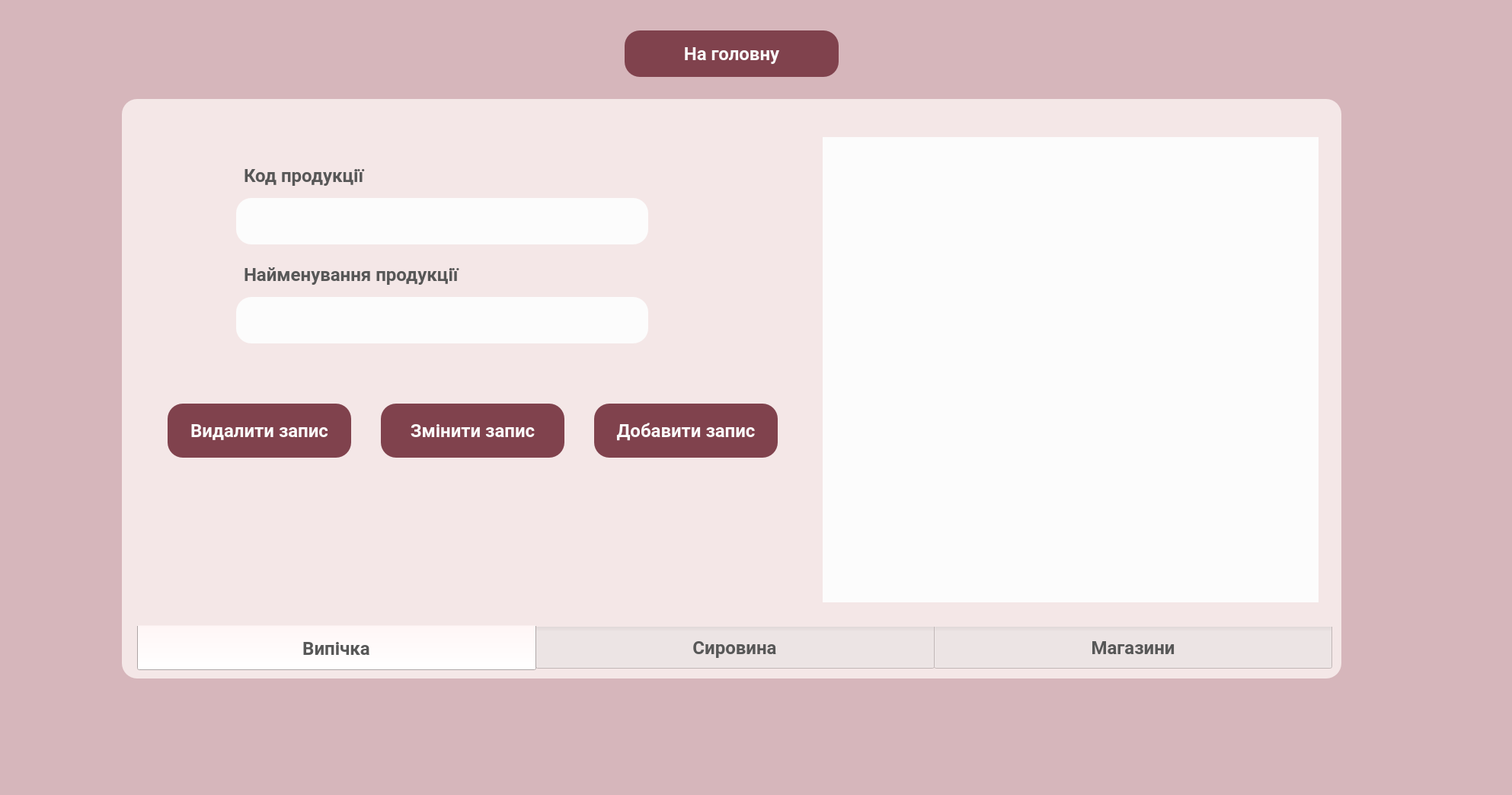
<?xml version="1.0" encoding="UTF-8"?>
<ui version="4.0">
 <class>EditData</class>
 <widget class="QWidget" name="EditData">
  <property name="geometry">
   <rect>
    <x>0</x>
    <y>0</y>
    <width>1985</width>
    <height>1044</height>
   </rect>
  </property>
  <property name="windowTitle">
   <string>Form</string>
  </property>
  <property name="styleSheet">
   <string notr="true">*{
	background-color: rgb(214, 182, 187);
	font-family: Roboto;
	font-size: 24px;
	font-weight: bold;
}

QFrame{
	background-color: rgb(244, 231, 231);
	border-radius: 20px;
}

QTableView{
	font-family: Roboto;
	font-size: 20px;
	font-weight: medium;
	border-radius:0px;
}
</string>
  </property>
  <widget class="QFrame" name="frame">
   <property name="geometry">
    <rect>
     <x>160</x>
     <y>130</y>
     <width>1601</width>
     <height>761</height>
    </rect>
   </property>
   <property name="frameShape">
    <enum>QFrame::StyledPanel</enum>
   </property>
   <property name="frameShadow">
    <enum>QFrame::Raised</enum>
   </property>
   <widget class="QTabWidget" name="tabWidget">
    <property name="geometry">
     <rect>
      <x>20</x>
      <y>10</y>
      <width>1571</width>
      <height>741</height>
     </rect>
    </property>
    <property name="styleSheet">
     <string notr="true">*{
	background-color: rgb(244, 231, 231);
	border-color: rgb(244, 231, 231);
}

QWidget::tab{
	height: 60px;
	width: 523px;
	color: #575757;
}</string>
    </property>
    <property name="tabPosition">
     <enum>QTabWidget::South</enum>
    </property>
    <property name="currentIndex">
     <number>0</number>
    </property>
    <widget class="QWidget" name="tab">
     <attribute name="title">
      <string>Випічка</string>
     </attribute>
     <widget class="QPushButton" name="pushButton_AddCake">
      <property name="geometry">
       <rect>
        <x>600</x>
        <y>390</y>
        <width>241</width>
        <height>71</height>
       </rect>
      </property>
      <property name="styleSheet">
       <string notr="true">QPushButton{
	background-color: rgb(128, 66, 77);
	color: #FBFBFB;
	border-radius: 20px;
}</string>
      </property>
      <property name="text">
       <string>Добавити запис</string>
      </property>
     </widget>
     <widget class="QPushButton" name="del_cake">
      <property name="geometry">
       <rect>
        <x>40</x>
        <y>390</y>
        <width>241</width>
        <height>71</height>
       </rect>
      </property>
      <property name="styleSheet">
       <string notr="true">QPushButton{
	background-color: rgb(128, 66, 77);
	color: #FBFBFB;
	border-radius: 20px;
}</string>
      </property>
      <property name="text">
       <string>Видалити запис</string>
      </property>
     </widget>
     <widget class="QTableView" name="table_cakes">
      <property name="geometry">
       <rect>
        <x>900</x>
        <y>40</y>
        <width>651</width>
        <height>611</height>
       </rect>
      </property>
      <property name="styleSheet">
       <string notr="true">background-color: #FCFCFC;</string>
      </property>
     </widget>
     <widget class="QLineEdit" name="lineEditCake">
      <property name="geometry">
       <rect>
        <x>130</x>
        <y>250</y>
        <width>541</width>
        <height>61</height>
       </rect>
      </property>
      <property name="styleSheet">
       <string notr="true">background-color: #FCFCFC;
border-radius: 20px;
border-color: #FCFCFC;</string>
      </property>
     </widget>
     <widget class="QPushButton" name="update_data_cake">
      <property name="geometry">
       <rect>
        <x>320</x>
        <y>390</y>
        <width>241</width>
        <height>71</height>
       </rect>
      </property>
      <property name="styleSheet">
       <string notr="true">QPushButton{
	background-color: rgb(128, 66, 77);
	color: #FBFBFB;
	border-radius: 20px;
}</string>
      </property>
      <property name="text">
       <string>Змінити запис</string>
      </property>
     </widget>
     <widget class="QLineEdit" name="lineEdit_IdCake">
      <property name="geometry">
       <rect>
        <x>130</x>
        <y>120</y>
        <width>541</width>
        <height>61</height>
       </rect>
      </property>
      <property name="styleSheet">
       <string notr="true">background-color: #FCFCFC;
border-radius: 20px;
border-color: #FCFCFC;</string>
      </property>
     </widget>
     <widget class="QLabel" name="label">
      <property name="geometry">
       <rect>
        <x>140</x>
        <y>70</y>
        <width>261</width>
        <height>41</height>
       </rect>
      </property>
      <property name="styleSheet">
       <string notr="true">color: #575757;</string>
      </property>
      <property name="text">
       <string>Код продукції</string>
      </property>
     </widget>
     <widget class="QLabel" name="label_2">
      <property name="geometry">
       <rect>
        <x>140</x>
        <y>200</y>
        <width>371</width>
        <height>41</height>
       </rect>
      </property>
      <property name="styleSheet">
       <string notr="true">color: #575757;</string>
      </property>
      <property name="text">
       <string>Найменування продукції</string>
      </property>
     </widget>
    </widget>
    <widget class="QWidget" name="tab_2">
     <attribute name="title">
      <string>Сировина</string>
     </attribute>
     <widget class="QTableView" name="table_raw">
      <property name="geometry">
       <rect>
        <x>900</x>
        <y>40</y>
        <width>651</width>
        <height>611</height>
       </rect>
      </property>
      <property name="styleSheet">
       <string notr="true">background-color: #FCFCFC;</string>
      </property>
     </widget>
     <widget class="QPushButton" name="add_raw">
      <property name="geometry">
       <rect>
        <x>600</x>
        <y>390</y>
        <width>241</width>
        <height>71</height>
       </rect>
      </property>
      <property name="styleSheet">
       <string notr="true">QPushButton{
	background-color: rgb(128, 66, 77);
	color: #FBFBFB;
	border-radius: 20px;
}</string>
      </property>
      <property name="text">
       <string>Добавити запис</string>
      </property>
     </widget>
     <widget class="QPushButton" name="del_raw">
      <property name="geometry">
       <rect>
        <x>40</x>
        <y>390</y>
        <width>241</width>
        <height>71</height>
       </rect>
      </property>
      <property name="styleSheet">
       <string notr="true">QPushButton{
	background-color: rgb(128, 66, 77);
	color: #FBFBFB;
	border-radius: 20px;
}</string>
      </property>
      <property name="text">
       <string>Видалити запис</string>
      </property>
     </widget>
     <widget class="QPushButton" name="update_data_raw">
      <property name="geometry">
       <rect>
        <x>320</x>
        <y>390</y>
        <width>241</width>
        <height>71</height>
       </rect>
      </property>
      <property name="styleSheet">
       <string notr="true">QPushButton{
	background-color: rgb(128, 66, 77);
	color: #FBFBFB;
	border-radius: 20px;
}</string>
      </property>
      <property name="text">
       <string>Змінити запис</string>
      </property>
     </widget>
     <widget class="QLabel" name="label_3">
      <property name="geometry">
       <rect>
        <x>140</x>
        <y>70</y>
        <width>251</width>
        <height>41</height>
       </rect>
      </property>
      <property name="styleSheet">
       <string notr="true">color: #575757;</string>
      </property>
      <property name="text">
       <string>Код сировини</string>
      </property>
     </widget>
     <widget class="QLabel" name="label_4">
      <property name="geometry">
       <rect>
        <x>140</x>
        <y>200</y>
        <width>381</width>
        <height>41</height>
       </rect>
      </property>
      <property name="styleSheet">
       <string notr="true">color: #575757;</string>
      </property>
      <property name="text">
       <string>Найменування сировини</string>
      </property>
     </widget>
     <widget class="QLineEdit" name="lineEdit_IdRaw">
      <property name="geometry">
       <rect>
        <x>130</x>
        <y>120</y>
        <width>541</width>
        <height>61</height>
       </rect>
      </property>
      <property name="styleSheet">
       <string notr="true">background-color: #FCFCFC;
border-radius: 20px;
border-color: #FCFCFC;</string>
      </property>
     </widget>
     <widget class="QLineEdit" name="lineEditRaw">
      <property name="geometry">
       <rect>
        <x>130</x>
        <y>250</y>
        <width>541</width>
        <height>61</height>
       </rect>
      </property>
      <property name="styleSheet">
       <string notr="true">background-color: #FCFCFC;
border-radius: 20px;
border-color: #FCFCFC;</string>
      </property>
     </widget>
    </widget>
    <widget class="QWidget" name="tab_3">
     <property name="styleSheet">
      <string notr="true">QPushButton{
	background-color: rgb(128, 66, 77);
	color: #FBFBFB;
	border-radius: 20px;
}</string>
     </property>
     <attribute name="title">
      <string>Магазини</string>
     </attribute>
     <widget class="QTableView" name="table_shops">
      <property name="geometry">
       <rect>
        <x>900</x>
        <y>40</y>
        <width>651</width>
        <height>611</height>
       </rect>
      </property>
      <property name="styleSheet">
       <string notr="true">background-color: #FCFCFC;</string>
      </property>
     </widget>
     <widget class="QPushButton" name="update_data_shop">
      <property name="geometry">
       <rect>
        <x>320</x>
        <y>390</y>
        <width>241</width>
        <height>71</height>
       </rect>
      </property>
      <property name="styleSheet">
       <string notr="true">QPushButton{
	background-color: rgb(128, 66, 77);
	color: #FBFBFB;
	border-radius: 20px;
}</string>
      </property>
      <property name="text">
       <string>Змінити запис</string>
      </property>
     </widget>
     <widget class="QPushButton" name="del_shop">
      <property name="geometry">
       <rect>
        <x>40</x>
        <y>390</y>
        <width>241</width>
        <height>71</height>
       </rect>
      </property>
      <property name="styleSheet">
       <string notr="true">QPushButton{
	background-color: rgb(128, 66, 77);
	color: #FBFBFB;
	border-radius: 20px;
}</string>
      </property>
      <property name="text">
       <string>Видалити запис</string>
      </property>
     </widget>
     <widget class="QPushButton" name="add_shop">
      <property name="geometry">
       <rect>
        <x>600</x>
        <y>390</y>
        <width>241</width>
        <height>71</height>
       </rect>
      </property>
      <property name="text">
       <string>Добавити запис</string>
      </property>
     </widget>
     <widget class="QLabel" name="label_5">
      <property name="geometry">
       <rect>
        <x>140</x>
        <y>60</y>
        <width>241</width>
        <height>61</height>
       </rect>
      </property>
      <property name="styleSheet">
       <string notr="true">color: #575757;</string>
      </property>
      <property name="text">
       <string>Код магазину</string>
      </property>
     </widget>
     <widget class="QLineEdit" name="lineEdit_IdShop">
      <property name="geometry">
       <rect>
        <x>130</x>
        <y>120</y>
        <width>541</width>
        <height>61</height>
       </rect>
      </property>
      <property name="styleSheet">
       <string notr="true">background-color: #FCFCFC;
border-radius: 20px;
border-color: #FCFCFC;</string>
      </property>
     </widget>
     <widget class="QLineEdit" name="lineEditShop">
      <property name="geometry">
       <rect>
        <x>130</x>
        <y>250</y>
        <width>541</width>
        <height>61</height>
       </rect>
      </property>
      <property name="styleSheet">
       <string notr="true">background-color: #FCFCFC;
border-radius: 20px;
border-color: #FCFCFC;</string>
      </property>
     </widget>
     <widget class="QLabel" name="label_6">
      <property name="geometry">
       <rect>
        <x>140</x>
        <y>200</y>
        <width>331</width>
        <height>41</height>
       </rect>
      </property>
      <property name="styleSheet">
       <string notr="true">color: #575757;</string>
      </property>
      <property name="text">
       <string>Найменування магазину</string>
      </property>
     </widget>
    </widget>
   </widget>
  </widget>
  <widget class="QPushButton" name="BackToGeneralWindow">
   <property name="geometry">
    <rect>
     <x>820</x>
     <y>40</y>
     <width>281</width>
     <height>61</height>
    </rect>
   </property>
   <property name="styleSheet">
    <string notr="true">QPushButton{
	background-color: rgb(128, 66, 77);
	color: #FBFBFB;
	border-radius: 20px;
}</string>
   </property>
   <property name="text">
    <string>На головну</string>
   </property>
  </widget>
 </widget>
 <resources/>
 <connections/>
</ui>
